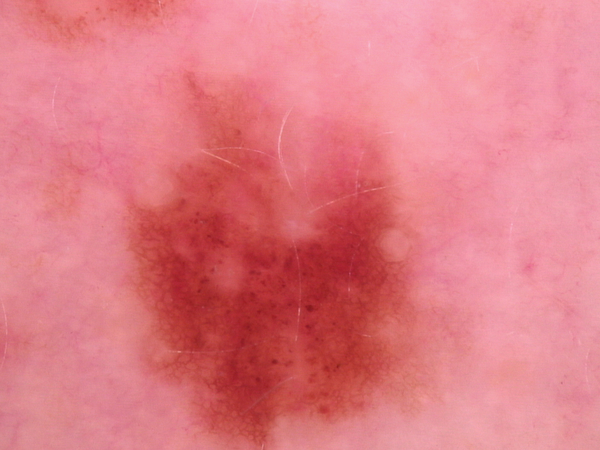
#> input picture notebooks/sample_lesion.jpg, 600 x 450 px
$ jupyter execute make_augmentation_pipeline.ipynb
#> lines starting #> are read from the running program, lines starting #| are printed output that depends on the picture
[cell 1]
import cv2
import numpy as np
import matplotlib.pyplot as plt

# ==========================
# CHANGE IMAGE PATH
# ==========================
IMAGE_PATH = "sample_lesion.jpg"

img = cv2.imread(IMAGE_PATH)
#> img is the input picture: shape (450, 600, 3); mean B, G, R 132.4, 123.6, 223.8
img = cv2.cvtColor(img, cv2.COLOR_BGR2RGB)
img = cv2.resize(img, (224,224))
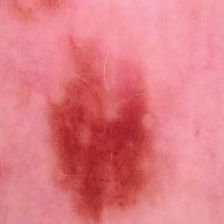
#> img: shape (224, 224, 3); mean R, G, B 223.7, 123.5, 132.3

# rescale visualization
rescaled = img.copy()

# rotate 15 deg
M = cv2.getRotationMatrix2D((112,112), 15, 1.0)
rotated = cv2.warpAffine(img, M, (224,224))
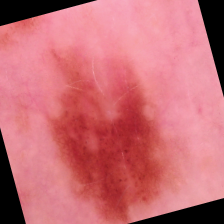
#> rotated: shape (224, 224, 3); mean R, G, B 200.3, 109, 116.7

# zoom 10%
zoom = cv2.resize(img, None, fx=1.1, fy=1.1)
zoom = zoom[12:236, 12:236]
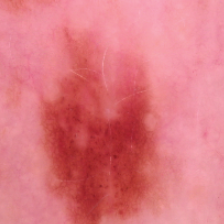
#> zoom: shape (224, 224, 3); mean R, G, B 221.8, 119.4, 127.8
zoom = cv2.resize(zoom, (224,224))

# horizontal flip
flipped = cv2.flip(img, 1)
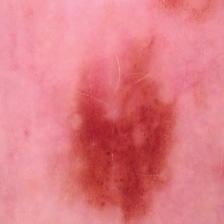
#> flipped: shape (224, 224, 3); mean R, G, B 223.7, 123.5, 132.3

# ==========================
# PLOT
# ==========================
fig, ax = plt.subplots(2, 2, figsize=(10,10))

ax[0,0].imshow(img)
ax[0,0].set_title("Original Image", fontweight="bold")

ax[0,1].imshow(rotated)
ax[0,1].set_title("Rotation (15°)", fontweight="bold")

ax[1,0].imshow(zoom)
ax[1,0].set_title("Zoom (10%)", fontweight="bold")

ax[1,1].imshow(flipped)
ax[1,1].set_title("Horizontal Flip", fontweight="bold")

for row in ax:
    for a in row:
        a.axis("off")

plt.tight_layout()

plt.savefig(
    "Figure_3_3_Data_Augmentation.png",
    dpi=300,
    bbox_inches="tight"
)

plt.show()

print("Saved: Figure_3_3_Data_Augmentation.png")
